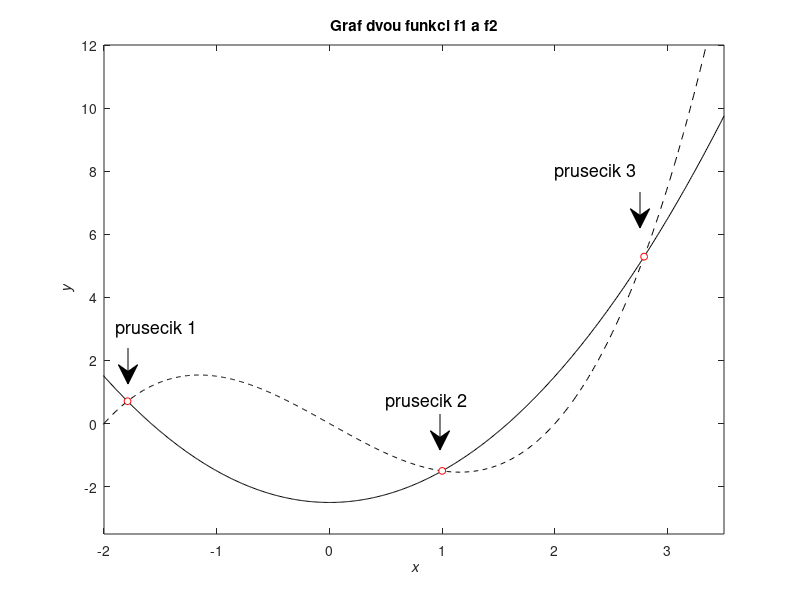

Recreate this plot in MATLAB.
clear; clc; close all
x = -3:0.01:3.5;
% f = @(x) x.^2-2.5;
% f1 = f(x);
f1 = x.^2 - 2.5;
f2 = 0.5*x.^3-2*x;

plot(x, f1, 'k-');
hold on;
plot(x, f2, 'k--');

xlabel('\it x');
ylabel('\it y');
title('Graf dvou funkci f1 a f2');
xlim([-2 3.5]);
ylim([-3.5 12]);

p = [0.5 -1 -2 2.5];
x0 = roots(p);
pr = x0.^2 - 2.5;

plot(x0, pr, 'o', 'Markersize', 5, 'MarkerEdgeColor', 'r', ...
    'MarkerFaceColor', 'w');


% legend('f1 = x^2 - 2.5', 'f2 = 0.5*x^3 - 2x', 'Location', 'NorthWestInside');
% xticks(-2:1:3.5);
% xtickslabels(1999:1:2003);

res = zeros(3,2);


annotation('arrow', [0.16 0.16], [0.42 0.36])
text(-1.9, 3, 'prusecik 1', 'fontsize', 13);

annotation('arrow', [0.55 0.55], [0.31 0.25])
text(0.5, 0.7, 'prusecik 2', 'fontsize', 13);

annotation('arrow', [0.80 0.80], [0.68 0.62])
text(2, 8, 'prusecik 3', 'fontsize', 13);
